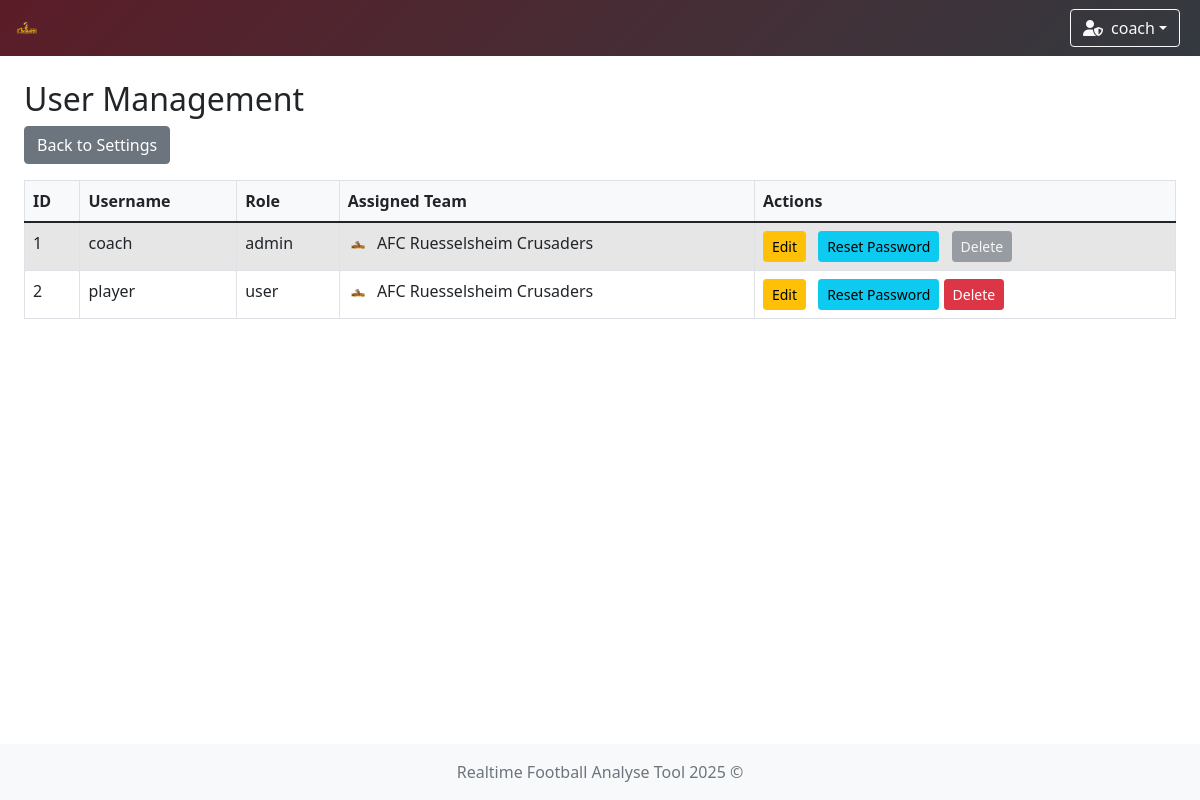
Page /users (signed in) on the earlier database version.
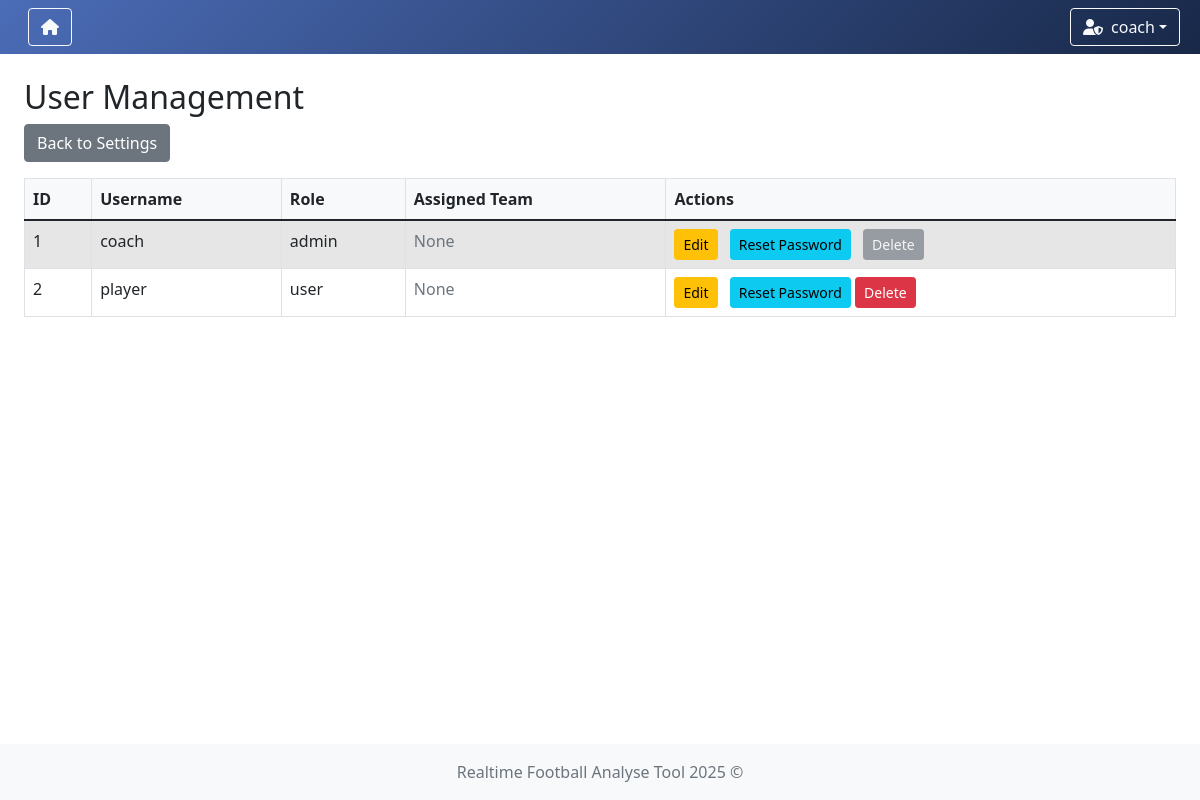
Same page on the later database version.
### app/models/team.py (models this page shows)
class TeamModel(db.Model):
    __tablename__ = 'teams'
    id = db.Column(db.Integer, primary_key=True)
    name = db.Column(db.String(100), nullable=False, unique=True)  # prevent duplicate team names
    icon = db.Column(db.String(300), nullable=False)  # longer path for future-proofing
    primary_color = db.Column(db.String(20), nullable=False)
    secondary_color = db.Column(db.String(20), nullable=False)

### app/models/user.py (models this page shows)
class UserModel(db.Model, UserMixin):
    __tablename__ = 'user'
    id = db.Column(db.Integer, primary_key=True)
    username = db.Column(db.String(80), unique=True, nullable=False)
    password = db.Column(db.String(120), nullable=False)
    role = db.Column(db.String(10), nullable=False, default='user')
    team_id = db.Column(db.Integer, db.ForeignKey('teams.id'))
    team = db.relationship('TeamModel', backref='users')

### app/controllers/user_management.py (the view)
    @login_required
    def user_list(self):
        users = UserModel.query.all()
        return render_template('user/user_list.html', users=users)

### app/controllers/user.py (called while the page is built)
    @staticmethod
    def load_user(user_id):
        return UserModel.query.get(int(user_id))

### run.py (called while the page is built)
    def _inject_context(self) -> None:
        @self.app.context_processor
        def inject_teams() -> dict:
            try:
                teams = TeamModel.query.all()
                return dict(teams=teams)
            except Exception as e:
                print(f"[!] Error injecting teams: {str(e)} ({type(e).__name__})")
                return dict(teams=[])

### app/templates/user/user_list.html (shortened to what this page needs)
{% extends "system/base.html" %}
{% block content %}
<h2>User Management</h2>
<a href="{{ url_for('settings') }}" class="btn btn-secondary mb-3">Back to Settings</a>
<div class="table-responsive">
    <table class="table table-striped table-bordered">
        <thead>
            <tr>
                <th>ID</th>
                <th>Username</th>
                <th>Role</th>
                <th>Assigned Team</th>
                <th>Actions</th>
            </tr>
        </thead>
        <tbody>
            {% for user in users %}
            <tr>
                <td>{{ user.id }}</td>
                <td>{{ user.username }}</td>
                <td>{{ user.role }}</td>
                <td>
                    {% if user.team %}
                        <img src="{{ user.team.icon }}" alt="{{ user.team.name }} icon" style="height:20px; margin-right:5px;">
                        {{ user.team.name }}
                    {% else %}
                        <span class="text-muted">None</span>
                    {% endif %}
                </td>
                <td>
                    {% if current_user.role == 'admin' %}
                        {% if current_user.id == user.id %}
                            <a href="{{ url_for('edit_user', user_id=user.id) }}" class="btn btn-sm btn-warning">Edit</a>
                            <a href="{{ url_for('reset_password', user_id=user.id) }}" class="btn btn-sm btn-info">Reset Password</a>
                            <button class="btn btn-sm btn-secondary" disabled>Delete</button>
                        {% else %}
                            <a href="{{ url_for('edit_user', user_id=user.id) }}" class="btn btn-sm btn-warning">Edit</a>
                            <a href="{{ url_for('reset_password', user_id=user.id) }}" class="btn btn-sm btn-info">Reset Password</a>
                            <form action="{{ url_for('delete_user', user_id=user.id) }}" method="POST" class="d-inline">
                                <button type="submit" class="btn btn-sm btn-danger" onclick="return confirm('Delete this user?')">Delete</button>
                            </form>
                        {% endif %}
                    {% endif %}
                </td>
            </tr>
            {% endfor %}
        </tbody>
    </table>
</div>
{% endblock %}

### app/templates/system/base.html (shortened to what this page needs)
<!DOCTYPE html>
<html lang="en">
<head>
    <link href="https://cdn.jsdelivr.net/npm/bootstrap@5.1.3/dist/css/bootstrap.min.css" rel="stylesheet"/>
    <link rel="stylesheet" href="https://cdn.jsdelivr.net/npm/bootstrap-icons@1.11.3/font/bootstrap-icons.css"/>
    <link rel="stylesheet" href="https://cdnjs.cloudflare.com/ajax/libs/font-awesome/6.5.0/css/all.min.css"/>
    <link href="https://cdn.jsdelivr.net/npm/select2@4.1.0-rc.0/dist/css/select2.min.css" rel="stylesheet"/>
    <link href="https://cdn.jsdelivr.net/npm/select2-bootstrap-5-theme@1.3.0/dist/select2-bootstrap-5-theme.min.css"
          rel="stylesheet"/>
    <link href="https://cdn.datatables.net/1.13.6/css/dataTables.bootstrap5.min.css" rel="stylesheet"/>
    <link rel="stylesheet" href="https://cdn.datatables.net/fixedcolumns/4.3.0/css/fixedColumns.bootstrap5.min.css">
    <link rel="stylesheet" href="{{ url_for('static', filename='styles.css') }}"/>
</head>
<body class="{% block body_class %}{% endblock %}">
{% if current_user.is_authenticated %}
    {% set ns = namespace(navbar_color='background: linear-gradient(135deg, #4b6cb7, #182848);', team_found=False) %}
    {% if current_user.team %}
        {% set ns.navbar_color = 'background: linear-gradient(135deg, ' ~ current_user.team.secondary_color ~ ', #343a40);' %}
        {% set ns.team_found = True %}
    {% endif %}
    <nav class="navbar navbar-expand-lg navbar-dark" style="{{ ns.navbar_color }}">
        <div class="container-fluid position-relative">
            <a class="navbar-brand d-flex align-items-center" href="{{ url_for('index') }}">
                {% if current_user.team and ns.team_found %}
                    <img class="team-logo" src="{{ current_user.team.icon }}" alt="{{ current_user.team.name }} logo"
                         style="height:30px; margin-right:8px;"/>
                {% else %}
                    <a href="{{ url_for('game_options') }}" class="btn btn-outline-light me-2" title="Home">
                        <i class="fas fa-home"></i>
                    </a>
                {% endif %}
            </a>
            <div class="ms-auto d-flex align-items-center">
                <div class="dropdown me-2">
                    <button class="btn btn-outline-light dropdown-toggle d-flex align-items-center" type="button"
                            id="userDropdown" data-bs-toggle="dropdown" aria-expanded="false">
                        {% if current_user.role == 'admin' %}
                            <i class="fas fa-user-shield me-2"></i>
                        {% else %}
                            <i class="fas fa-user me-2"></i>
                        {% endif %}
                        {{ current_user.username }}
                    </button>
                </div>
            </div>
        </div>
    </nav>
{% endif %}
<div class="content-wrapper">
    <div class="container-fluid mt-4 px-4">
        <div id="toast-container" class="toast-container position-fixed bottom-0 end-0 p-3" style="z-index: 1100;">
        </div>
        {% block content %}{% endblock %}
    </div>
</div>
<footer class="footer mt-auto py-3 bg-light">
    <div class="container text-center">
        <span class="text-muted">Realtime Football Analyse Tool 2025 ©</span>
    </div>
</footer>
</body>
</html>

Differences in the rows shown:
no longer on this page (row unchanged): TeamModel: team.icon (picture)
changed UserModel "coach": team.name "AFC Ruesselsheim Crusaders" → (not shown); now shows "None"
changed UserModel "player": team.name "AFC Ruesselsheim Crusaders" → (not shown); now shows "None"
